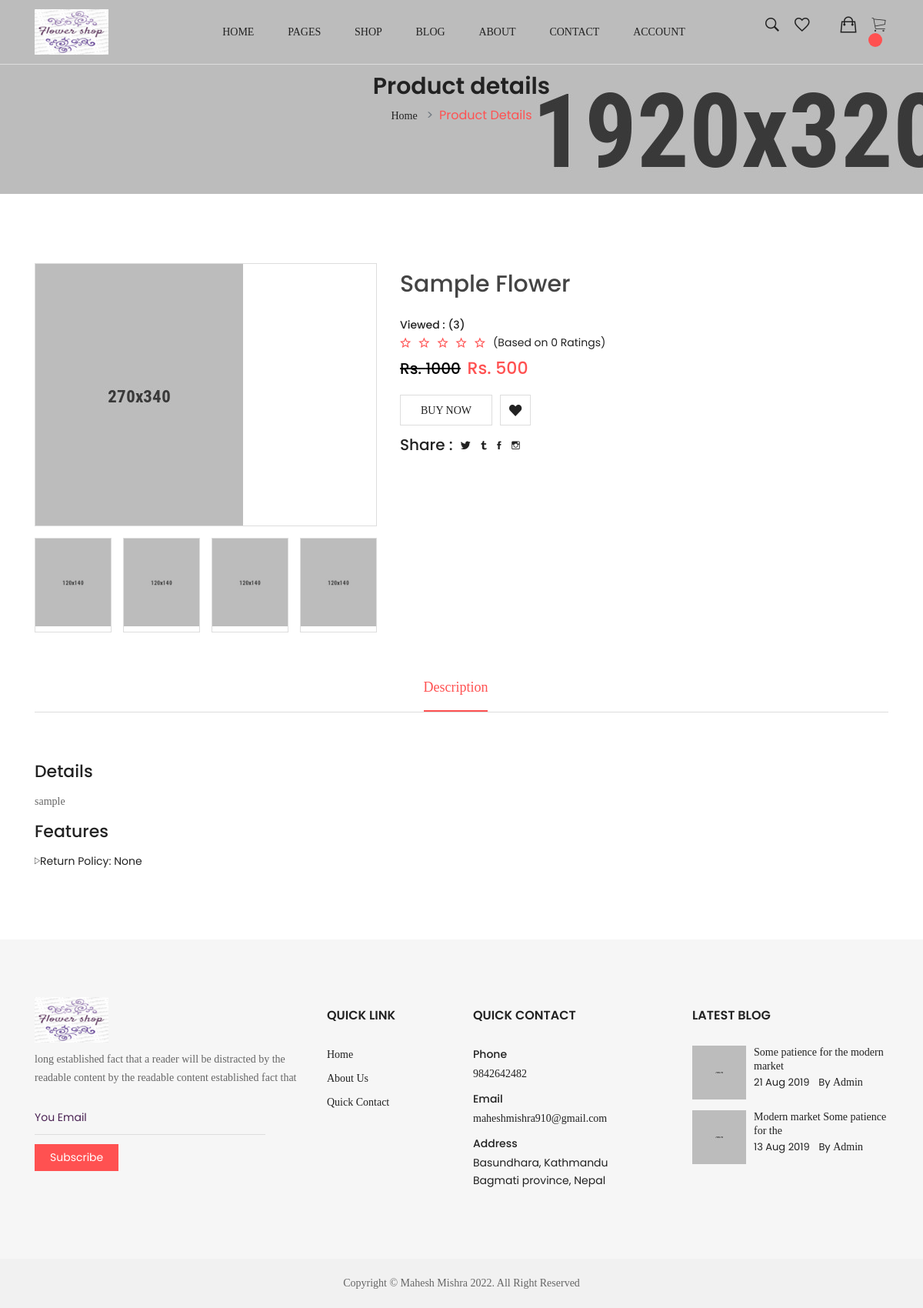
The app's page /product/sample_flower/ with its own data.
### mainApp/models.py (models this page shows, shortened)
class Product(models.Model):
    title = models.CharField(max_length=150)
    slug = models.SlugField(unique=True)
    category = models.ForeignKey(Category, on_delete=models.CASCADE)
    image = models.ImageField(upload_to="products")
    marked_price = models.PositiveIntegerField()
    selling_prince = models.PositiveIntegerField()
    description = models.TextField()
    return_policy = models.CharField(max_length=300, null=True, blank=True)
    view_count = models.PositiveIntegerField(default=0)

### mainApp/views.py (the view)
# urls.py: path("product/<slug:slug>/", ProductDetailView.as_view(),name="productdetail"),
class ProductDetailView(EcomMixin, TemplateView):
    template_name = "product-details-2.html"
    def get_context_data(self, **kwargs):
        context = super().get_context_data(**kwargs)
        url_slug = self.kwargs['slug']
        product = Product.objects.get(slug=url_slug)
        product.view_count += 1
        product.save()
        context['product'] = product
        return context

### mainApp/views.py (called while the page is built)
    def dispatch(self, request, *args, **kwargs):
        cart_id = request.session.get("cart_id")
        if cart_id:
            cart_obj = Cart.objects.get(id=cart_id)
            if request.user.is_authenticated and request.user.customer:
                cart_obj.customer = request.user.customer
                cart_obj.save()
        return super().dispatch(request, *args, **kwargs)

### templates/product-details-2.html (shortened to what this page needs)
{% extends 'base.html' %}
{% load static %}
{% block content %}
        <div class="breadcrumb-area section-ptb">
            <div class="container">
                <div class="row">
                    <div class="col-12">
                        <h2 class="breadcrumb-title">Product details</h2>
                        <ul class="breadcrumb-list">
                            <li class="breadcrumb-item"><a href="{% url 'mainApp:home' %}">Home</a></li>
                            <li class="breadcrumb-item active">Product details</li>
                        </ul>
                    </div>
                </div>
            </div>
        </div>
        <div class="main-content-wrap section-ptb product-details-page">
            <div class="container">
                <div class="row">
                    <div class="col-xl-5 col-lg-6 col-md-6">
                        <div class="product-details-images">
                            <div class="product_details_container">
                                <div class="product_big_images-top">
                                    <div class="portfolio-full-image tab-content">
                                        <div role="tabpanel" class="tab-pane active product-image-position" id="img-tab-5">
                                            <a class="img-poppu">
                                                <img src="{{product.image.url}}" alt="#">
                                            </a>
                                        </div>
                                    </div>
                                </div>
                                <ul class="product_small_images-bottom horizantal-product-active nav" role="tablist">
                                    <li role="presentation" class="pot-small-img active">
                                        <a href="#img-tab-5" role="tab" data-toggle="tab">
                                            <img src="assets/images/product/details/small-01.jpg" alt="small-image">
                                        </a>
                                    </li>
                                    <li role="presentation" class="pot-small-img">
                                        <a href="#img-tab-6" role="tab" data-toggle="tab">
                                            <img src="assets/images/product/details/small-02.jpg" alt="small-image">
                                        </a>
                                    </li>
                                    <li role="presentation" class="pot-small-img">
                                        <a href="#img-tab-7" role="tab" data-toggle="tab">
                                            <img src="assets/images/product/details/small-03.jpg" alt="small-image">
                                        </a>
                                    </li>
                                    <li role="presentation" class="pot-small-img">
                                        <a href="#img-tab-8" role="tab" data-toggle="tab">
                                            <img src="assets/images/product/details/small-04.jpg" alt="small-image">
                                        </a>
                                    </li>
                                </ul>
                            </div>
                        </div>
                    </div>
                    <div class="col-xl-7 col-lg-6 col-md-6">
                        <div class="product_details_info">
                            <h2>{{product.title}}</h2>
                            <div class="product-quantity-action">
                                <div class="prodict-statas"><span>Viewed : ({{product.view_count}})</span></div>
                            </div>
                            <div class="pro_rating d-flex">
                                <ul class="product-rating d-flex">
                                    <li><span class="ion-android-star-outline"></span></li>
                                    <li><span class="ion-android-star-outline"></span></li>
                                    <li><span class="ion-android-star-outline"></span></li>
                                    <li><span class="ion-android-star-outline"></span></li>
                                    <li><span class="ion-android-star-outline"></span></li>
                                </ul>
                                <span class="rat_qun"> (Based on 0 Ratings) </span>
                            </div>
                            <ul class="pro_dtl_prize">
                                <li class="old_prize">Rs. {{product.marked_price}}</li>
                                <li> Rs. {{product.selling_prince}}</li>
                            </ul>
                            <ul class="pro_dtl_btn">
                                <li><a href="{% url 'mainApp:addtocart' product.id %}" class="buy_now_btn">buy now</a></li>
                                <li><a href="{% url 'mainApp:addtowishlist' product.id %}"><i class="ion-heart"></i></a></li>
                            </ul>
                            <div class="pro_social_share d-flex">
                                <h2 class="title_2">Share :</h2>
                                <ul class="pro_social_link">
                                    <li><a href="#"><i class="ion-social-twitter"></i></a></li>
                                    <li><a href="#"><i class="ion-social-tumblr"></i></a></li>
                                    <li><a href="#"><i class="ion-social-facebook"></i></a></li>
                                    <li><a href="#"><i class="ion-social-instagram-outline"></i></a></li>
                                </ul>
                            </div>
                        </div>
                    </div>
                </div>
                <div class="row">
                    <div class="col-12">
                        <div class="product-details-tab mt-60">
                            <ul role="tablist" class="mb-50 nav">
                                <li class="active" role="presentation">
                                    <a data-toggle="tab" role="tab" href="#description" class="active">Description</a>
                                </li>
                            </ul>
                        </div>
                    </div>
                    <div class="col-12">
                        <div class="product_details_tab_content tab-content">
                            <div class="product_tab_content tab-pane active" id="description" role="tabpanel">
                                <div class="product_description_wrap">
                                    <div class="product_desc mb--30">
                                        <h2 class="title_3">Details</h2>
                                        <p>{{product.description}}</p>
                                    </div>
                                    <div class="pro_feature">
                                        <h2 class="title_3">Features</h2>
                                        <ul class="feature_list">
                                            <li><i class="ion-ios-play-outline"></i>Return Policy: {{product.return_policy}}</li>
                                        </ul>
                                    </div>
                                </div>
                            </div>
                        </div>
                    </div>
                </div>
            </div>
        </div>
{% endblock %}

### static/assets/csss/main.css (style rules this page uses)
h1,h2,h3,h4,h5,h6 { margin: 0px; }
p { font-family: SourceSansPro-Regular; font-size: 14px; line-height: 1.7; color: #666666; margin: 0px; }

### records on screen
Product: image (picture), title "Sample Flower", view_count "3", marked_price "1000", selling_prince "500", description "sample", return_policy "None"
